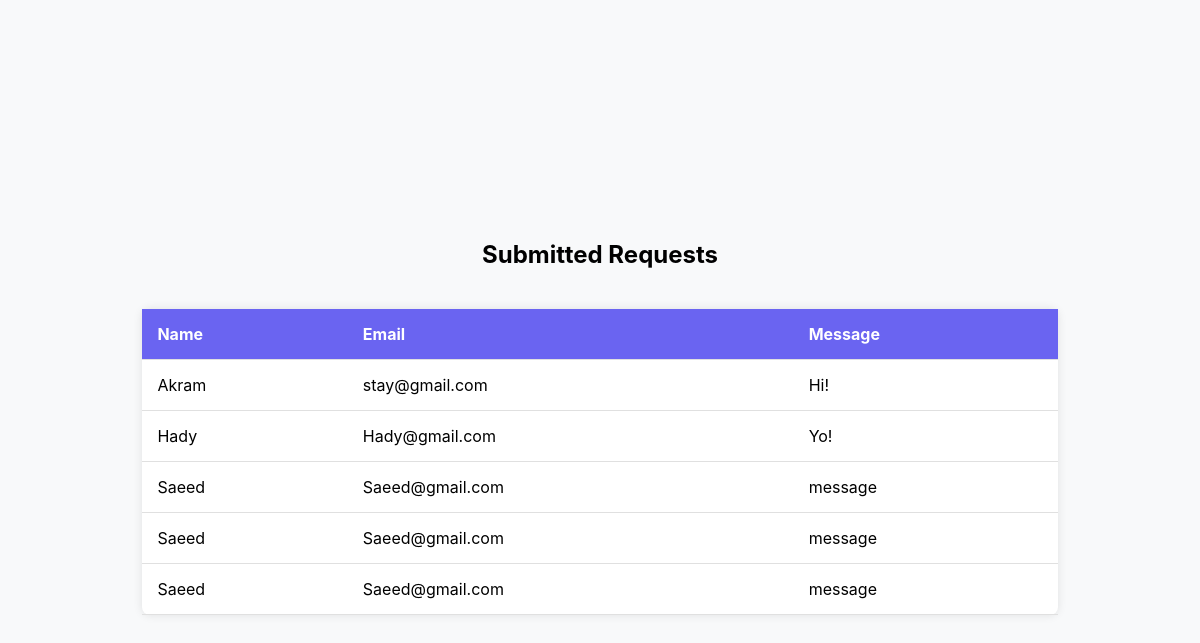
/contact-success/, run on an earlier commit of the app's database.
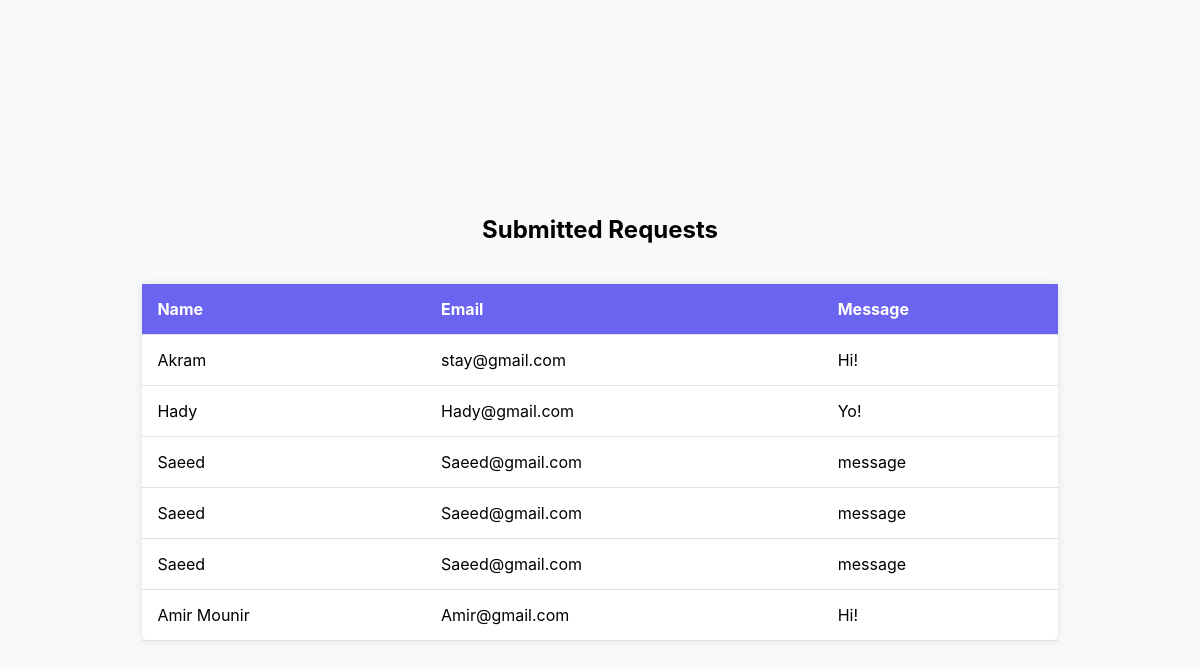
And on a later commit of the database.
### hotel_app/models.py (models this page shows, shortened)
class ContactMessage(models.Model):
    name = models.CharField(max_length=100)
    email = models.EmailField()
    message = models.TextField()
    created_at = models.DateTimeField(auto_now_add=True)

### hotel_app/views.py (the view)
# urls.py: path('contact-success/', views.contact_success_view, name='contact_success'),
def contact_success_view(request):
    messages = ContactMessage.objects.all()
    return render(request, 'success.html', {'messages': messages})

### hotel_app/templates/success.html (shortened to what this page needs)
{% load static %}
<!DOCTYPE html>
<html lang="en">
<head>
</head>
<body>
    <h2>Submitted Requests</h2>
    {% if messages %}
        <table>
            <thead>
                <tr>
                    <th>Name</th>
                    <th>Email</th>
                    <th>Message</th>
                </tr>
            </thead>
            <tbody>
                {% for message in messages %}
                    <tr>
                        <td>{{ message.name }}</td>
                        <td>{{ message.email }}</td>
                        <td>{{ message.message }}</td>
                    </tr>
                {% endfor %}
            </tbody>
        </table>
    {% else %}
        <p>No Requests submitted yet.</p>
    {% endif %}
</body>
</html>

### hotel_app/templates/success.html (style rules this page uses)
body { font-family: "Inter", sans-serif; display: flex; flex-direction: column; align-items: center; justify-content: center; height: 100vh; background-color: #f8f9fa; padding: 20px; }
table { width: 80%; border-collapse: collapse; margin: 20px 0; background: white; border-radius: 8px; box-shadow: 0px 0px 10px rgba(0, 0, 0, 0.1); }
th, td { padding: 15px; text-align: left; border-bottom: 1px solid #e0e0e0; }
th { background-color: #6a64f1; color: white; }
h2 { margin-bottom: 20px; }

What changed in the data, as far as the page shows it:
added ContactMessage: name "Amir Mounir", email "Amir@gmail.com", message "Hi!"
